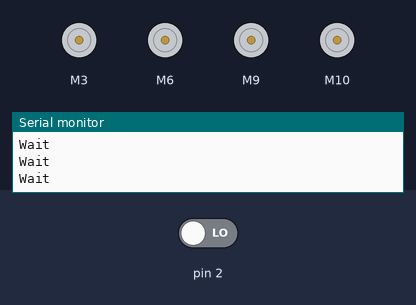
The sketch below on a simulated Arduino Uno, built with avr-gcc and run on an emulated ATmega328P. On the bench: 4 × DC motor (green arrow = forward, orange = backward, longer = faster), the last lines printed to the serial monitor. Inputs (shaded band) come from the test bench; at power-on: pin 2 LOW.

Above: at 8.8 s.
8.9 s: pin 2 driven HIGH
At 14.3 s:
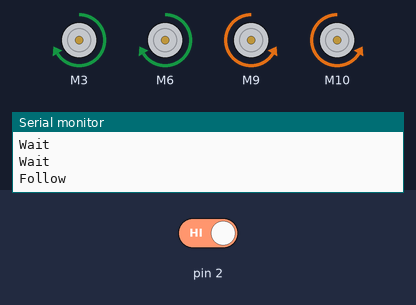
15.5 s: pin 2 driven LOW
At 18.6 s:
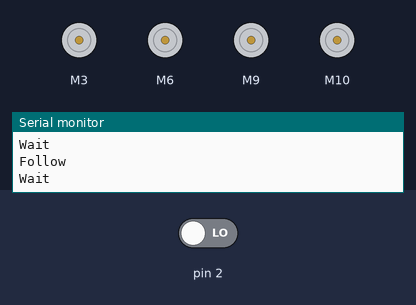
Timing chart, 0 to 20.1 s (numbered marks = the images above; inputs shaded):
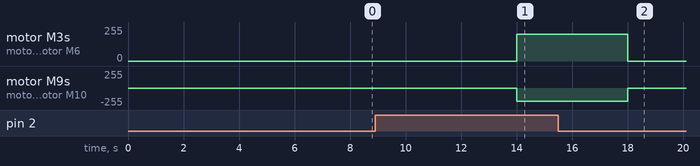

The sketch:

Following.ino
```cpp
/*
 * This code is used for following logic of the trolley. It uses PWM motors and ultrasonic transmitter+receiver
 */

/*******************************************************************************
 * CONNECTIONS:
 *
 * Arduino D03  - Motor Driver1 PWM 1A Input
 * Arduino D06 - Motor Driver1 PWM 2A Input
 * Arduino D04  - Motor Driver1 1B Input
 * Arduino D07 - Motor Driver1 2B Input
 *
 * Arduino D09 - Motor Driver2 PWM 1A Input
 * Arduino D10 - Motor Driver1 PWM 2A Input
 * Arduino D11 - Motor Driver1 1B Input
 * Arduino D12 - Motor Driver1 2B Input

*/
#include "CytronMotorDriver.h"
int receiver;

// Configure the motor driver.
CytronMD motor1(PWM_PWM, 3, 4);   // PWM 1A = Pin 3, PWM 1B = Pin 4.
CytronMD motor2(PWM_PWM, 6, 7); // PWM 2A = Pin 6, PWM 2B = Pin 7.

CytronMD motor3(PWM_PWM, 9, 11);   // PWM 1A = Pin 9, PWM 1B = Pin 11.
CytronMD motor4(PWM_PWM, 10, 12); // PWM 2A = Pin 10, PWM 2B = Pin 12.

// The setup routine runs once when you press reset.
void setup() {
  Serial.begin(9600);
  pinMode(2,INPUT);
}

// The loop routine runs over and over again forever.
void loop() {
  receiver = digitalRead(2);
  if (receiver == HIGH)
  {
    Serial.println("Follow");
    delay(2000);
    motor1.setSpeed(200);  // Motor 1 runs forward.
    motor2.setSpeed(200);  // Motor 2 runs forward.

    motor3.setSpeed(-200);  // Motor 3 runs forward.
    motor4.setSpeed(-200);  // Motor 4 runs forward.
    delay(2000);
  }
  else if(receiver == LOW)
  {
     Serial.println("Wait");
     delay(2000);
     motor1.setSpeed(0);     // Motor 1 stops.
     motor2.setSpeed(0);     // Motor 2 stops.

     motor3.setSpeed(0);     // Motor 3 stops.
     motor4.setSpeed(0);     // Motor 4 stops.
     delay(2000);
  }
}
```

Measured:
- after the input at 8.9 s, motor M3, motor M6: stopped → forward 200/255 after 5.1 s; motor M9, motor M10: stopped → backward 200/255 after 5.1 s
- after the input at 15.5 s, motor M3, motor M6: forward 200/255 → stopped after 2.5 s; motor M9, motor M10: backward 200/255 → stopped after 2.5 s
